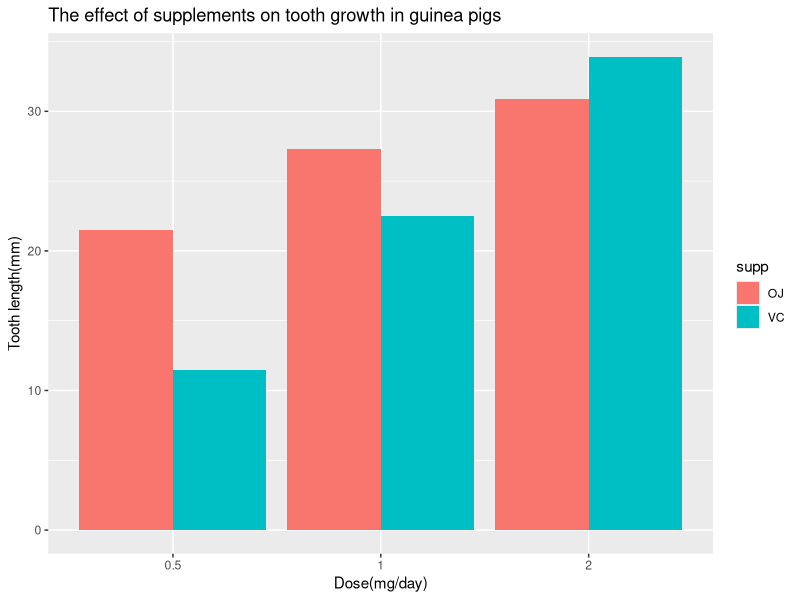

Reproduce this figure in R.
library(datasets)
library(dplyr)
library(ggplot2)
data("ToothGrowth")
##summary(ToothGrowth)
groups <- group_by(ToothGrowth, supp)
summary_groups <- summarise(groups, count = n(),"Mean" = mean(len), "Std dev" = sd(len))
#print(summary_groups)
tooth <- ggplot(data = ToothGrowth, aes(x=as.factor(dose),y=len,fill=supp))+geom_bar(stat='identity', position='dodge')+xlab("Dose(mg/day)")+ylab("Tooth length(mm)")+ggtitle("The effect of supplements on tooth growth in guinea pigs")
print(tooth)

##hyp01<- t.test(len~supp, ToothGrowth)

hyp02A <- t.test(len~supp, data = subset(ToothGrowth, dose == 0.5))

hyp02A

hyp02A$p.value

hyp02A$conf.int

hyp02B <- t.test(len~supp, data = subset(ToothGrowth, dose == 1))

hyp02B

hyp02B$p.value

hyp02B$conf.int

hyp02C <- t.test(len~supp, data = subset(ToothGrowth, dose == 2))

hyp02C

hyp02C$p.value

hyp02C$conf.int


